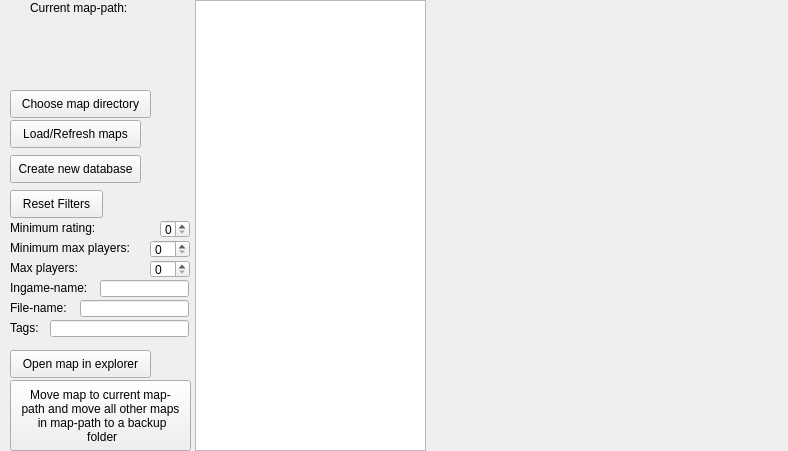
<?xml version="1.0" encoding="UTF-8"?>
<ui version="4.0">
 <class>Widget</class>
 <widget class="QWidget" name="Widget">
  <property name="geometry">
   <rect>
    <x>0</x>
    <y>0</y>
    <width>788</width>
    <height>451</height>
   </rect>
  </property>
  <property name="windowTitle">
   <string>Widget</string>
  </property>
  <widget class="QLabel" name="lMapDir">
   <property name="geometry">
    <rect>
     <x>30</x>
     <y>0</y>
     <width>121</width>
     <height>16</height>
    </rect>
   </property>
   <property name="text">
    <string>Current map-path:</string>
   </property>
  </widget>
  <widget class="QLabel" name="lMapDirStr">
   <property name="geometry">
    <rect>
     <x>10</x>
     <y>20</y>
     <width>171</width>
     <height>66</height>
    </rect>
   </property>
   <property name="text">
    <string>&lt;none selected&gt;

</string>
   </property>
  </widget>
  <widget class="QPushButton" name="btnSetMapDir">
   <property name="geometry">
    <rect>
     <x>10</x>
     <y>90</y>
     <width>141</width>
     <height>28</height>
    </rect>
   </property>
   <property name="text">
    <string>Choose map directory</string>
   </property>
  </widget>
  <widget class="QPushButton" name="btnLoad">
   <property name="geometry">
    <rect>
     <x>10</x>
     <y>120</y>
     <width>131</width>
     <height>28</height>
    </rect>
   </property>
   <property name="text">
    <string>Load/Refresh maps</string>
   </property>
  </widget>
  <widget class="QPushButton" name="btnCreateNewDB">
   <property name="geometry">
    <rect>
     <x>10</x>
     <y>155</y>
     <width>131</width>
     <height>28</height>
    </rect>
   </property>
   <property name="text">
    <string>Create new database</string>
   </property>
  </widget>
  <widget class="QPushButton" name="btnResetFilters">
   <property name="geometry">
    <rect>
     <x>10</x>
     <y>190</y>
     <width>93</width>
     <height>28</height>
    </rect>
   </property>
   <property name="text">
    <string>Reset Filters</string>
   </property>
  </widget>
  <widget class="QLabel" name="label_3">
   <property name="geometry">
    <rect>
     <x>10</x>
     <y>220</y>
     <width>121</width>
     <height>16</height>
    </rect>
   </property>
   <property name="text">
    <string>Minimum rating:</string>
   </property>
  </widget>
  <widget class="QLabel" name="label_4">
   <property name="geometry">
    <rect>
     <x>10</x>
     <y>240</y>
     <width>161</width>
     <height>16</height>
    </rect>
   </property>
   <property name="text">
    <string>Minimum max players:</string>
   </property>
  </widget>
  <widget class="QLabel" name="label_5">
   <property name="geometry">
    <rect>
     <x>10</x>
     <y>260</y>
     <width>101</width>
     <height>16</height>
    </rect>
   </property>
   <property name="text">
    <string>Max players:</string>
   </property>
  </widget>
  <widget class="QSpinBox" name="sbMinimumRating">
   <property name="geometry">
    <rect>
     <x>160</x>
     <y>220</y>
     <width>30</width>
     <height>18</height>
    </rect>
   </property>
  </widget>
  <widget class="QSpinBox" name="sbMinimumMaxPlayers">
   <property name="geometry">
    <rect>
     <x>150</x>
     <y>240</y>
     <width>40</width>
     <height>18</height>
    </rect>
   </property>
  </widget>
  <widget class="QSpinBox" name="sbMaxPlayers">
   <property name="geometry">
    <rect>
     <x>150</x>
     <y>260</y>
     <width>40</width>
     <height>18</height>
    </rect>
   </property>
  </widget>
  <widget class="QLabel" name="label_6">
   <property name="geometry">
    <rect>
     <x>10</x>
     <y>300</y>
     <width>81</width>
     <height>16</height>
    </rect>
   </property>
   <property name="text">
    <string>File-name:</string>
   </property>
  </widget>
  <widget class="QLabel" name="label_7">
   <property name="geometry">
    <rect>
     <x>10</x>
     <y>280</y>
     <width>91</width>
     <height>16</height>
    </rect>
   </property>
   <property name="text">
    <string>Ingame-name:</string>
   </property>
  </widget>
  <widget class="QLabel" name="label_8">
   <property name="geometry">
    <rect>
     <x>10</x>
     <y>320</y>
     <width>53</width>
     <height>16</height>
    </rect>
   </property>
   <property name="text">
    <string>Tags:</string>
   </property>
  </widget>
  <widget class="QLineEdit" name="leFilterFileName">
   <property name="geometry">
    <rect>
     <x>80</x>
     <y>300</y>
     <width>109</width>
     <height>17</height>
    </rect>
   </property>
  </widget>
  <widget class="QLineEdit" name="leFilterIngameName">
   <property name="geometry">
    <rect>
     <x>100</x>
     <y>280</y>
     <width>89</width>
     <height>17</height>
    </rect>
   </property>
  </widget>
  <widget class="QLineEdit" name="leFilterTags">
   <property name="geometry">
    <rect>
     <x>50</x>
     <y>320</y>
     <width>139</width>
     <height>17</height>
    </rect>
   </property>
  </widget>
  <widget class="QPushButton" name="btnOpenInExplorer">
   <property name="geometry">
    <rect>
     <x>10</x>
     <y>350</y>
     <width>141</width>
     <height>28</height>
    </rect>
   </property>
   <property name="text">
    <string>Open map in explorer</string>
   </property>
  </widget>
  <widget class="QPushButton" name="btnMoveMap">
   <property name="geometry">
    <rect>
     <x>10</x>
     <y>380</y>
     <width>181</width>
     <height>71</height>
    </rect>
   </property>
   <property name="text">
    <string>Move map to current map-
path and move all other maps
 in map-path to a backup
 folder</string>
   </property>
  </widget>
  <widget class="QTableView" name="view">
   <property name="geometry">
    <rect>
     <x>195</x>
     <y>0</y>
     <width>231</width>
     <height>451</height>
    </rect>
   </property>
  </widget>
 </widget>
 <layoutdefault spacing="6" margin="11"/>
 <resources/>
 <connections/>
</ui>
